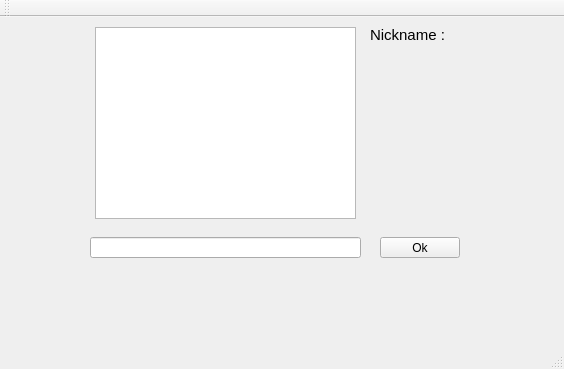
<?xml version="1.0" encoding="UTF-8"?>
<ui version="4.0">
 <class>MainWindow</class>
 <widget class="QMainWindow" name="MainWindow">
  <property name="geometry">
   <rect>
    <x>0</x>
    <y>0</y>
    <width>564</width>
    <height>369</height>
   </rect>
  </property>
  <property name="windowTitle">
   <string>MainWindow</string>
  </property>
  <widget class="QWidget" name="centralWidget">
   <widget class="QPushButton" name="pushButton_send">
    <property name="geometry">
     <rect>
      <x>380</x>
      <y>220</y>
      <width>80</width>
      <height>21</height>
     </rect>
    </property>
    <property name="text">
     <string>Ok</string>
    </property>
   </widget>
   <widget class="QLineEdit" name="lineEdit">
    <property name="geometry">
     <rect>
      <x>90</x>
      <y>220</y>
      <width>271</width>
      <height>21</height>
     </rect>
    </property>
   </widget>
   <widget class="QTextBrowser" name="textBrowser_talk">
    <property name="geometry">
     <rect>
      <x>95</x>
      <y>10</y>
      <width>261</width>
      <height>192</height>
     </rect>
    </property>
   </widget>
   <widget class="QLabel" name="label_nicknametext">
    <property name="geometry">
     <rect>
      <x>370</x>
      <y>10</y>
      <width>81</width>
      <height>16</height>
     </rect>
    </property>
    <property name="font">
     <font>
      <pointsize>11</pointsize>
     </font>
    </property>
    <property name="text">
     <string>Nickname :</string>
    </property>
   </widget>
   <widget class="QLabel" name="label_nickname">
    <property name="geometry">
     <rect>
      <x>450</x>
      <y>10</y>
      <width>101</width>
      <height>16</height>
     </rect>
    </property>
    <property name="font">
     <font>
      <pointsize>11</pointsize>
     </font>
    </property>
    <property name="text">
     <string/>
    </property>
   </widget>
  </widget>
  <widget class="QMenuBar" name="menuBar">
   <property name="geometry">
    <rect>
     <x>0</x>
     <y>0</y>
     <width>564</width>
     <height>20</height>
    </rect>
   </property>
  </widget>
  <widget class="QToolBar" name="mainToolBar">
   <attribute name="toolBarArea">
    <enum>TopToolBarArea</enum>
   </attribute>
   <attribute name="toolBarBreak">
    <bool>false</bool>
   </attribute>
  </widget>
  <widget class="QStatusBar" name="statusBar"/>
 </widget>
 <layoutdefault spacing="6" margin="11"/>
 <resources/>
 <connections/>
</ui>
